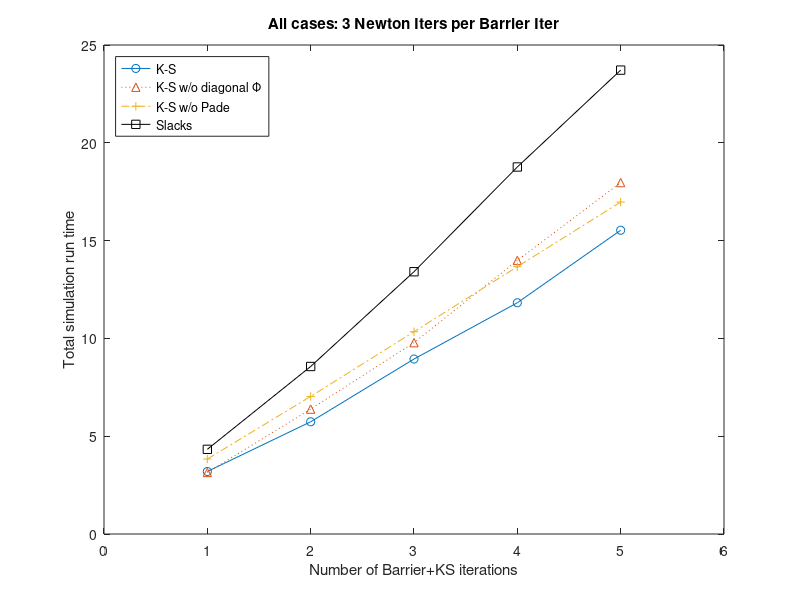

The MATLAB script that drew this image:
%% load results
load results/KSND_N5_B5.mat

%%
figure
plot(barrIters,ksTimes(3,:),'o-',barrIters,ksNoPadeTimes(3,:),'^:',barrIters,ksNoDiagTimes(3,:),'+-.',barrIters,slackTimes(3,:),'ks-')
xlabel('Number of Barrier+KS iterations')
ylabel('Total simulation run time')
legend('K-S','K-S w/o diagonal \Phi','K-S w/o Pade','Slacks','Location','NorthWest')
title('All cases: 3 Newton Iters per Barrier Iter')
axis([0 6 0 25])

print -depsc results/simtimes4.eps